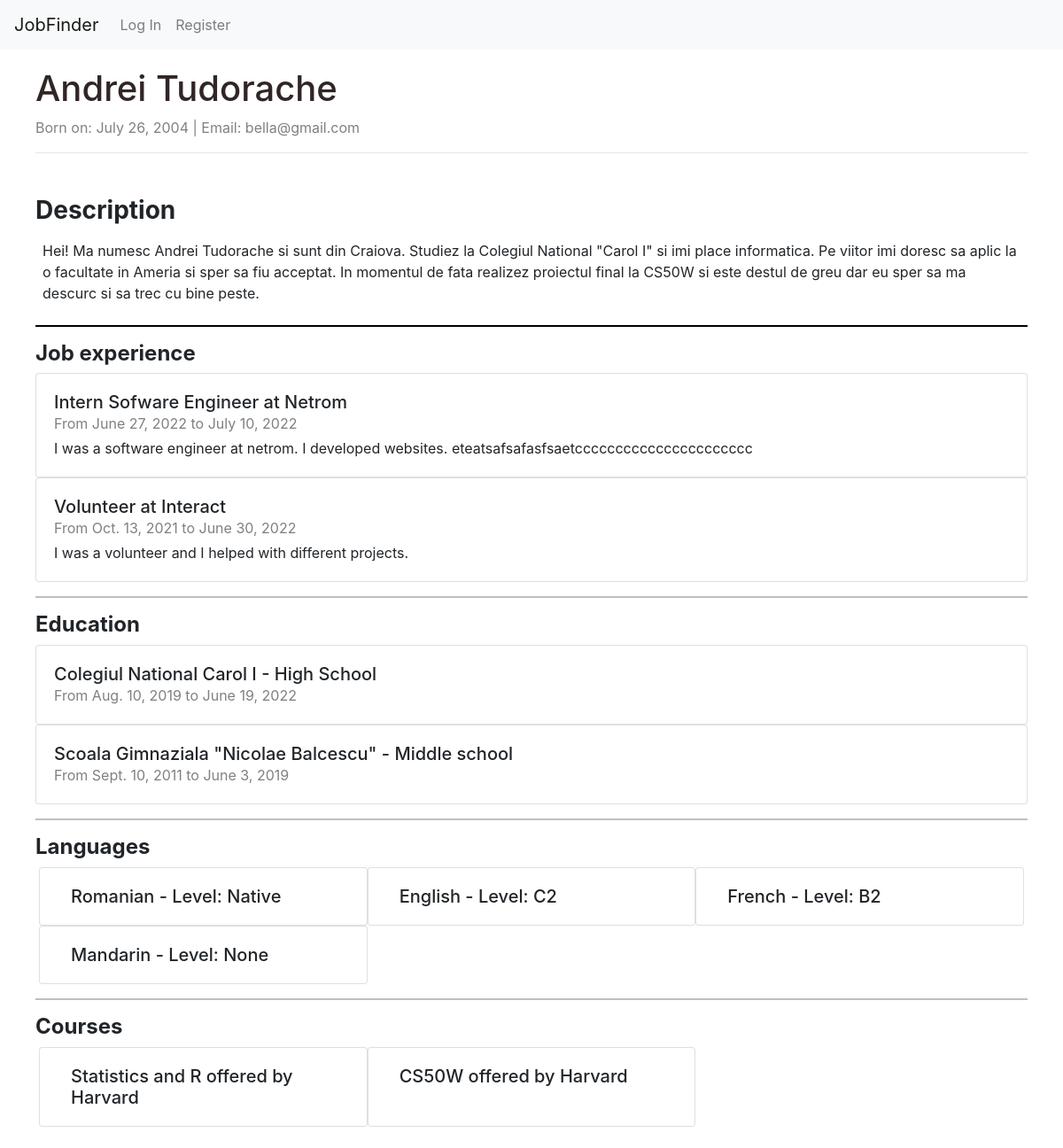
The page /profile/Bella on the database as committed earlier.
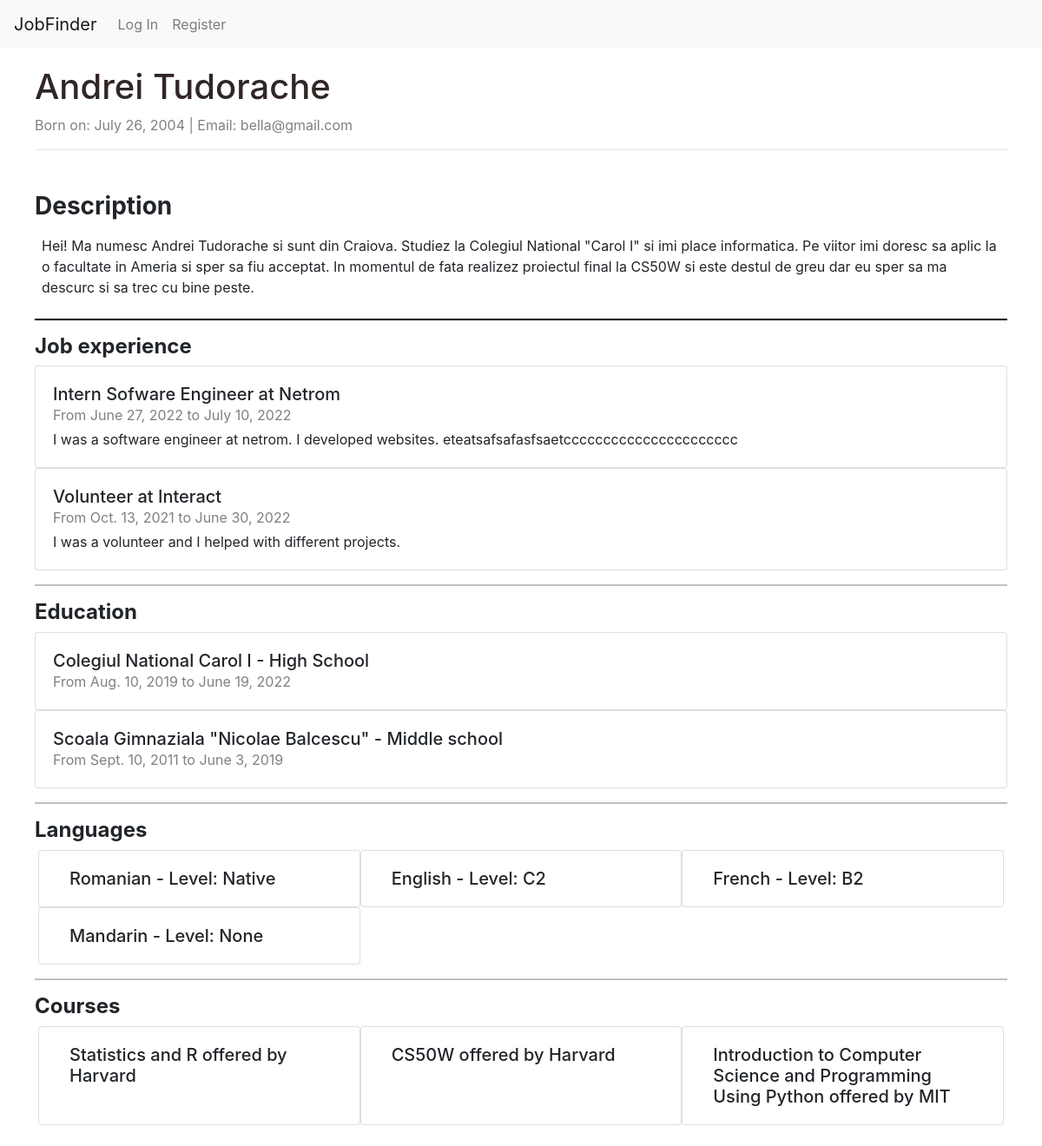
The same page on the database as committed later.
### JobFinderApp/models.py (models this page shows)
class User(AbstractUser):
    description = models.CharField(max_length=500, blank=True, null=True)
    birth_date = models.DateField(blank=True, null=True)
    field = models.CharField(max_length=500, blank=True, null=True)
    is_company = models.BooleanField(default=False)
    location = models.CharField(max_length=100, blank=True, null=True)
    link_to_location = models.CharField(max_length=200, blank=True, null=True)

class Job_experiences(models.Model):
    user = models.ForeignKey(User, on_delete=models.CASCADE, related_name="jobs")
    company_name = models.CharField(max_length=50)
    position = models.CharField(max_length=50)
    description = models.CharField(max_length=200)
    start_date = models.DateField(blank=True, null=True)
    end_date = models.DateField(blank=True, null=True)

class Education(models.Model):
    user = models.ForeignKey(User, on_delete=models.CASCADE, related_name="education")
    institution = models.CharField(max_length=50)
    level = models.CharField(max_length=50)
    start_date = models.DateField(blank=True, null=True)
    end_date = models.DateField(blank=True, null=True)

class Languages(models.Model):
    user = models.ForeignKey(User, on_delete=models.CASCADE, related_name="languages")
    language = models.CharField(max_length=50)
    level = models.CharField(max_length=50)

class Courses(models.Model):
    user = models.ForeignKey(User, on_delete=models.CASCADE, related_name="courses")
    name = models.CharField(max_length=50)
    institution = models.CharField(max_length=50)

### JobFinderApp/views.py (the view)
# urls.py: path("profile/<username>", views.profile, name="profile"),
def profile(request, username):
    return render(request, "JobFinderApp/profile.html", {
        "person": User.objects.get(username = username)
    })

### JobFinderApp/templates/JobFinderApp/profile.html (shortened to what this page needs)
{% extends "JobFinderApp/layout.html" %}
{% block body %}
    {% if not person.is_company %}
        <div class="container-fluid" style="padding: 10px 30px">
            <div style="padding: 10px;">
                <h1 style="color:rgb(49, 37, 37);">{{ person.first_name }} {{ person.last_name }}</h1>
                <div style="color: grey">
                    Born on: {{ person.birth_date }} | Email: {{ person.email }}
                </div>
                <hr>
                {% if person.description %}
                    <div class="mt-5">
                        <h3><strong>Description</strong></h3>
                        <div class="d-flex flex-column">
                            <div class="p-2">
                                {{ person.description }}
                            </div>
                        </div>
                    </div>
                    <hr style="border-color: black; border-width: 2px;">
                {% endif %}
                <h4><strong>Job experience</strong></h4>
                {% for job in person.jobs.all %}
                    <div class="card post">
                        <div class="card-body pb-1">
                            <h5 class="card-title mb-0">{{ job.position }} at {{ job.company_name }}</h5>
                            <span style="color: grey;">From {{ job.start_date }} to {{ job.end_date }}</span>
                            <p class="mt-1">{{ job.description }}</p>
                        </div>
                    </div>
                {% empty %}
                    <div style="padding-left: 3%;">
                        Looks like this user hasn't added any past jobs yet!
                    </div>
                {% endfor %}
                <hr style="border-color: rgb(196, 189, 189); border-width: 2px;">
                <h4><strong>Education</strong></h4>
                {% for education in person.education.all %}
                    <div class="card post">
                        <div class="card-body">
                            <h5 class="card-title mb-0">{{ education.institution }} - {{ education.level }}</h5>
                            <span style="color: grey;">From {{ education.start_date }} to {{ education.end_date }}</span>
                        </div>
                    </div>
                {% empty %}
                    <div style="padding-left: 3%;">
                        Looks like this user hasn't added any past education yet!
                    </div>
                {% endfor %}
                <hr style="border-color: rgb(196, 189, 189); border-width: 2px;">
                <h4><strong>Languages</strong></h4>
                <div class="row m-1">
                {% for language in person.languages.all %}
                        <div class="col-4 card post" style="display: inline-block;">
                            <div class="card-body">
                                <h5 class="card-title mb-0">{{ language.language }} - Level: {{ language.level }}</h5>
                            </div>
                        </div>
                {% empty %}
                    <div style="padding-left: 3%;">
                        Looks like this user hasn't added any known languages yet!
                    </div>
                {% endfor %}
                </div>
                <hr style="border-color: rgb(196, 189, 189); border-width: 2px;">
                <h4><strong>Courses</strong></h4>
                <div class="row m-1">
                {% for course in person.courses.all %}
                        <div class="col-4 card post" style="display: inline-block;">
                            <div class="card-body">
                                <h5 class="card-title mb-0">{{ course.name }} offered by {{ course.institution }}</h5>
                            </div>
                        </div>
                {% empty %}
                    <div style="padding-left: 3%;">
                        Looks like this user hasn't added any courses yet!
                    </div>
                {% endfor %}
                </div>
            </div>
        </div>
    {% endif %}
{% endblock %}

### JobFinderApp/templates/JobFinderApp/layout.html (shortened to what this page needs)
{% load static %}
<!DOCTYPE html>
<html lang="en">
    <head>
        <link rel="stylesheet" href="https://stackpath.bootstrapcdn.com/bootstrap/4.4.1/css/bootstrap.min.css">
        <link href="{% static 'JobFinderApp/styles.css' %}" rel="stylesheet">
    </head>
    <body>
        <nav class="navbar navbar-expand-lg navbar-light bg-light">
            <a class="navbar-brand" href="{% url 'index' %}">JobFinder</a>
            <div class="collapse navbar-collapse" id="navbarNav">
              <ul class="navbar-nav mr-auto">
                {% if request.user.is_authenticated %}
                    <li class="nav-item">
                        <a class="nav-link" href="{% url 'profile' request.user.username %}"><strong>{{ request.user.username }}</strong></a>
                    </li>
                    {% if request.user.is_company %}
                        <li class="nav-item">
                            <a class="nav-link" href="{% url 'create_post' %}">Create post</a>
                        </li>
                    {% endif %}
                    <li class="nav-item">
                        <a class="nav-link" href="{% url 'logout' %}">Log Out</a>
                    </li>
                {% else %}
                    <li class="nav-item">
                        <a class="nav-link" href="{% url 'login' %}">Log In</a>
                    </li>
                    <li class="nav-item">
                        <a class="nav-link" href="{% url 'register' %}">Register</a>
                    </li>
                {% endif %}
              </ul>
            </div>
          </nav>
        {% block body %}
        {% endblock %}
    </body>
</html>

Rows that differ between the two databases and show on the page:
added Courses: name "Introduction to Computer Science and Programming Using Python", institution "MIT"
